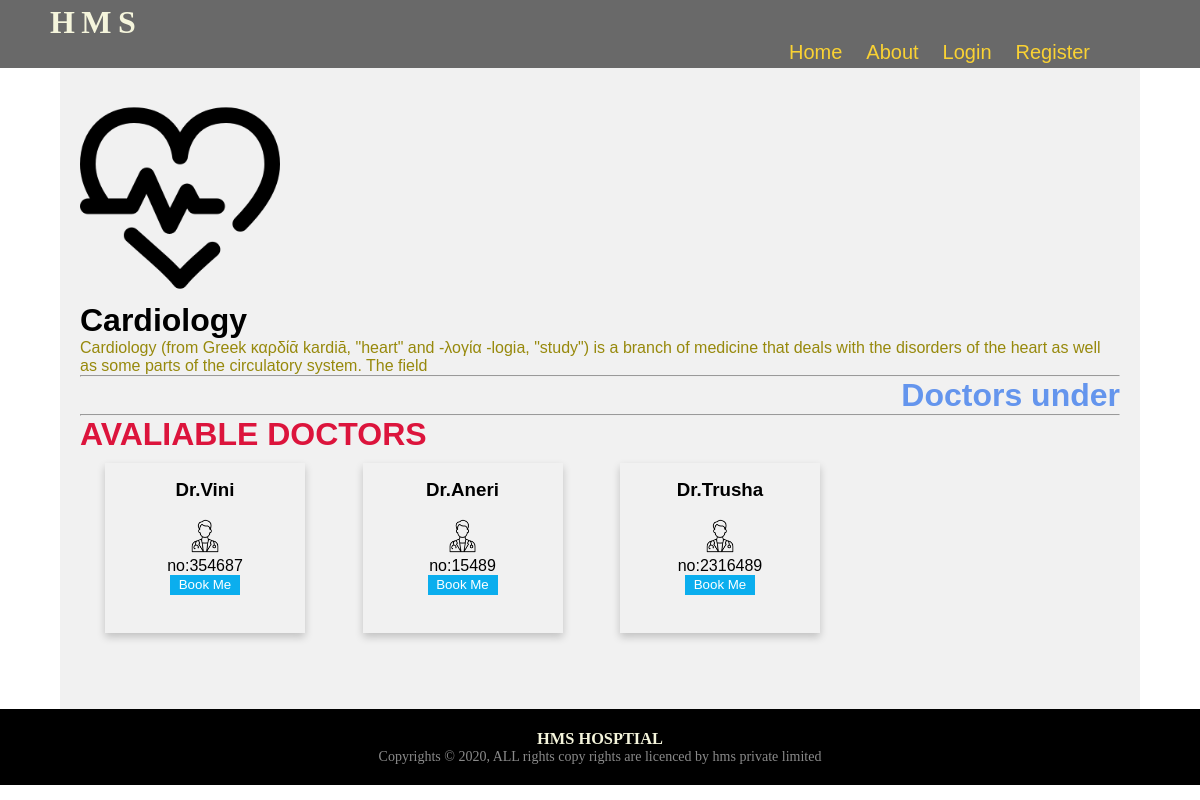
/1/, run on the app's committed database.
### hospitalAPP/models.py (models this page shows, shortened)
class Departments(models.Model):
    name = models.CharField(max_length=25, unique=True)
    slug = models.SlugField(max_length=25, unique=True)
    icon = models.ImageField(upload_to="Departments")
    discrpition = models.TextField(max_length=200)
    class Meta:
        ordering = ('name',)
        verbose_name = 'Department'
        verbose_name_plural = 'Departments'

class Doctors(models.Model):
    doc_name = models.CharField(max_length=25, unique=True)
    departments = models.ForeignKey(Departments, on_delete=models.CASCADE)
    photos = models.ImageField(upload_to="Doctors")
    numbers = models.CharField(max_length=12)
    available = models.BooleanField(default=True)
    class Meta:
        ordering = ('departments',)
        verbose_name = 'Docter'
        verbose_name_plural = 'Doctories'

### hospitalAPP/views.py (the view)
# urls.py: path('<int:d_slug>/', views.departmentView, name="depview"),
def departmentView(request,d_slug=None):
    d_page = get_object_or_404(Departments, id=d_slug)
    doc_list = Doctors.objects.all().filter(departments=d_slug, available=True)
    return render(request, 'depview.html',{'department':d_page,'doctor':doc_list})

### templates/depview.html (shortened to what this page needs)
{% extends 'base.html' %}
{% load static %}
{% block content %}
<div class="dv-container">
<img src="{{department.icon.url}}" alt="icon" srcset="" width="200px">
<h1>{{department.name}}</h1>
<p style="color: rgb(151, 137, 12);">{{department.discrpition}}</p>
<hr>
<h1 style="text-align: right;color:cornflowerblue">Doctors under</h1>
<hr>
<h1 style="color: crimson">AVALIABLE DOCTORS</h1>
<div class="row">
    {% for doc in doctor %}
    <div class="column">
    <div class="card">
<h3>Dr.{{doc.doc_name}}</h3><br>
<img src="{{doc.photos.url}}" alt="Avatar" style="width: 20%;"><br>
no:{{doc.numbers}}<br>
{% if user.is_authenticated %}
        <a href="{% url 'booking' %}"><button class="Bookme">Book Me</button></a>
        {% else %}
        <a href="{% url 'login' %}"><button class="Bookme">Book Me</button></a>
        {% endif %}
</div>
</div>
{% endfor %}
</div>
</div>
{% endblock %}

### static/css/main.css (style rules this page uses)
* { margin: 0; padding: 0; box-sizing: border-box; }
.column { float: left; width: 25%; padding: 10px 20px; }
.row { margin: 0 5px; }
.row:after { content: ""; display: table; clear: both; }
.card { box-shadow: 0 4px 8px 0 rgba(0, 0, 0, 0.2); padding: 16px; text-align: center; background-color:#f1f1f1; }
.card { box-shadow: 0 4px 8px 0 rgba(0, 0,0, 0.2); transition: 0.3s; padding: 16px; height: 170px; width: 200px; }
.Bookme { background:#0baeee ; color: #fff; border: none; width: 70px; height: 20px; cursor: pointer; }
.dv-container { width: 100%; margin: auto; align-items: center; justify-content: center }

### data on the page
Departments: icon (picture), name "Cardiology", discrpition "Cardiology (from Greek καρδίᾱ kardiā, \"heart\" and -λογία -logia, \"study\") is a branch of medicine that deals with the disorders of the heart as well as some parts of the circulatory system. The field"
Doctors: doc_name "Vini", photos (picture), numbers "354687"
Doctors: doc_name "Aneri", photos (picture), numbers "15489"
Doctors: doc_name "Trusha", photos (picture), numbers "2316489"
